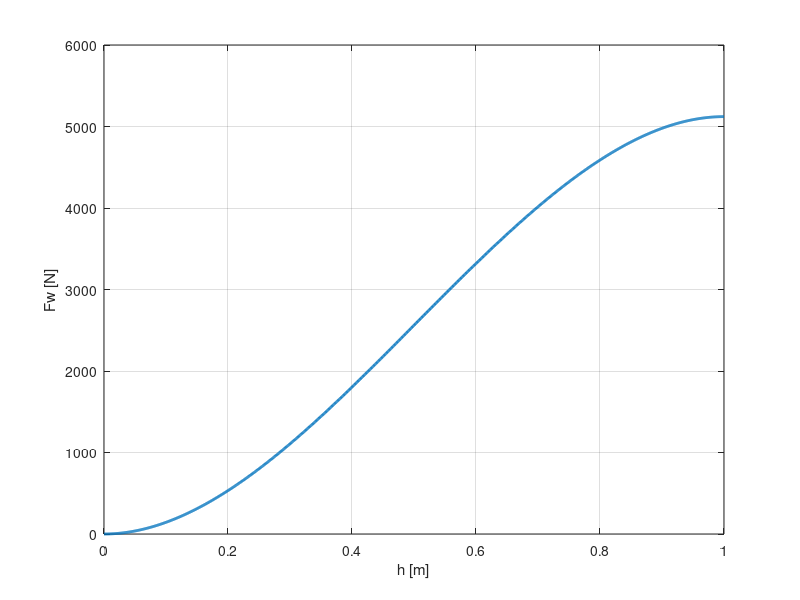

Recreate this plot in MATLAB.
% Przedmiot: Techniki Obliczeniowe 
% Kierunek studiów: Mechatronika 
% Semestr: 2
% Rok akademicki: 2019/2020
% Data (dzień-miesiąc-rok): 23-06-2020
%
% Imię:             Mariusz
% Nazwisko:         Sendyk
% Numer albumu ZUT: 46767

p = 997; % [kg/m^3] Gęstość wody

g = 9.81; % [m/s^2] Przyspieszenie ziemskie

d = 1; % [m] średnica bańki

r = d/2; % [m] ramię bańki

N = d*1000; % Częstość próbkowania co 1 mm

h = linspace(0,d,N); % [m] Głębokość zanurzenia od powierzchni do całkowitego zanurzenia bańki

V = ((pi.*h.^2)/3).*(3.*r-h); % [m^3] objętość zanurzonej części bańki

Fw = p*g*V; % [N] Siła wyporu

plot(h,Fw,'LineWidth',2);  % Wykres siły wyporu w funkcji zanurzenia
ylabel('Fw [N]')
xlabel('h [m]')
grid on